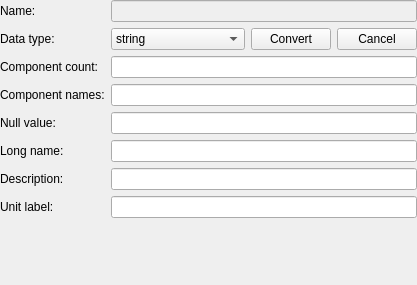
<?xml version="1.0" encoding="UTF-8"?>
<ui version="4.0">
 <class>qCjyxTableColumnPropertiesWidget</class>
 <widget class="qCjyxWidget" name="qCjyxTableColumnPropertiesWidget">
  <property name="geometry">
   <rect>
    <x>0</x>
    <y>0</y>
    <width>384</width>
    <height>285</height>
   </rect>
  </property>
  <property name="sizePolicy">
   <sizepolicy hsizetype="Preferred" vsizetype="Preferred">
    <horstretch>0</horstretch>
    <verstretch>0</verstretch>
   </sizepolicy>
  </property>
  <property name="windowTitle">
   <string>Place markups</string>
  </property>
  <layout class="QFormLayout" name="formLayout_2">
   <property name="fieldGrowthPolicy">
    <enum>QFormLayout::AllNonFixedFieldsGrow</enum>
   </property>
   <property name="leftMargin">
    <number>0</number>
   </property>
   <property name="topMargin">
    <number>0</number>
   </property>
   <property name="rightMargin">
    <number>0</number>
   </property>
   <property name="bottomMargin">
    <number>0</number>
   </property>
   <item row="1" column="0">
    <widget class="QLabel" name="NameLabel">
     <property name="text">
      <string>Name:</string>
     </property>
    </widget>
   </item>
   <item row="1" column="1">
    <widget class="QLineEdit" name="NameLineEdit">
     <property name="enabled">
      <bool>false</bool>
     </property>
     <property name="readOnly">
      <bool>true</bool>
     </property>
    </widget>
   </item>
   <item row="2" column="0">
    <widget class="QLabel" name="DataTypeLabel">
     <property name="text">
      <string>Data type:</string>
     </property>
    </widget>
   </item>
   <item row="2" column="1">
    <layout class="QHBoxLayout" name="horizontalLayout">
     <item>
      <widget class="QComboBox" name="DataTypeComboBox">
       <item>
        <property name="text">
         <string>string</string>
        </property>
       </item>
       <item>
        <property name="text">
         <string>double</string>
        </property>
       </item>
       <item>
        <property name="text">
         <string>int</string>
        </property>
       </item>
       <item>
        <property name="text">
         <string>bit</string>
        </property>
       </item>
       <item>
        <property name="text">
         <string>float</string>
        </property>
       </item>
       <item>
        <property name="text">
         <string>char</string>
        </property>
       </item>
       <item>
        <property name="text">
         <string>signed char</string>
        </property>
       </item>
       <item>
        <property name="text">
         <string>short</string>
        </property>
       </item>
       <item>
        <property name="text">
         <string>long</string>
        </property>
       </item>
       <item>
        <property name="text">
         <string>long long</string>
        </property>
       </item>
       <item>
        <property name="text">
         <string>__int64</string>
        </property>
       </item>
       <item>
        <property name="text">
         <string>idtype</string>
        </property>
       </item>
       <item>
        <property name="text">
         <string>unsigned char</string>
        </property>
       </item>
       <item>
        <property name="text">
         <string>unsigned short</string>
        </property>
       </item>
       <item>
        <property name="text">
         <string>unsigned int</string>
        </property>
       </item>
       <item>
        <property name="text">
         <string>unsigned long</string>
        </property>
       </item>
       <item>
        <property name="text">
         <string>unsigned long long</string>
        </property>
       </item>
       <item>
        <property name="text">
         <string>unsigned __int64</string>
        </property>
       </item>
      </widget>
     </item>
     <item>
      <widget class="QPushButton" name="ApplyTypeChangeButton">
       <property name="text">
        <string>Convert</string>
       </property>
      </widget>
     </item>
     <item>
      <widget class="QPushButton" name="CancelTypeChangeButton">
       <property name="text">
        <string>Cancel</string>
       </property>
      </widget>
     </item>
    </layout>
   </item>
   <item row="5" column="0">
    <widget class="QLabel" name="NullValueLabel">
     <property name="text">
      <string>Null value:</string>
     </property>
    </widget>
   </item>
   <item row="5" column="1">
    <widget class="QLineEdit" name="NullValueLineEdit"/>
   </item>
   <item row="6" column="0">
    <widget class="QLabel" name="LongNameLabel">
     <property name="text">
      <string>Long name:</string>
     </property>
    </widget>
   </item>
   <item row="6" column="1">
    <widget class="QLineEdit" name="LongNameLineEdit"/>
   </item>
   <item row="7" column="0">
    <widget class="QLabel" name="DescriptionLabel">
     <property name="text">
      <string>Description:</string>
     </property>
    </widget>
   </item>
   <item row="7" column="1">
    <widget class="QLineEdit" name="DescriptionLineEdit"/>
   </item>
   <item row="8" column="0">
    <widget class="QLabel" name="UnitLabelLabel">
     <property name="text">
      <string>Unit label:</string>
     </property>
    </widget>
   </item>
   <item row="8" column="1">
    <widget class="QLineEdit" name="UnitLabelLineEdit"/>
   </item>
   <item row="3" column="0">
    <widget class="QLabel" name="ComponentCountLabel">
     <property name="text">
      <string>Component count:</string>
     </property>
    </widget>
   </item>
   <item row="3" column="1">
    <widget class="QLineEdit" name="ComponentCountLineEdit">
     <property name="readOnly">
      <bool>true</bool>
     </property>
    </widget>
   </item>
   <item row="4" column="1">
    <widget class="QLineEdit" name="ComponentNamesLineEdit">
     <property name="readOnly">
      <bool>true</bool>
     </property>
    </widget>
   </item>
   <item row="4" column="0">
    <widget class="QLabel" name="ComponentNamesLabel">
     <property name="text">
      <string>Component names:</string>
     </property>
    </widget>
   </item>
  </layout>
  <action name="ActionPersistent">
   <property name="checkable">
    <bool>true</bool>
   </property>
   <property name="text">
    <string>Place multiple control points</string>
   </property>
   <property name="toolTip">
    <string>Place multiple control points</string>
   </property>
  </action>
  <action name="ActionDeleteAll">
   <property name="icon">
    <iconset>
     <normaloff>:/Icons/MarkupsDeleteAllRows.png</normaloff>:/Icons/MarkupsDeleteAllRows.png</iconset>
   </property>
   <property name="text">
    <string>Delete all control points</string>
   </property>
   <property name="toolTip">
    <string>Delete all control points in the list</string>
   </property>
  </action>
  <action name="ActionVisibility">
   <property name="icon">
    <iconset resource="../../../../../../Base/QTGUI/Resources/qCjyxBaseQTGUI.qrc">
     <normaloff>:/Icons/Small/CjyxInvisible.png</normaloff>
     <normalon>:/Icons/Small/CjyxVisible.png</normalon>:/Icons/Small/CjyxInvisible.png</iconset>
   </property>
   <property name="text">
    <string>Visibility</string>
   </property>
   <property name="toolTip">
    <string>Toggle control point visibility</string>
   </property>
  </action>
  <action name="ActionLocked">
   <property name="icon">
    <iconset resource="../../../../../../Base/QTGUI/Resources/qCjyxBaseQTGUI.qrc">
     <normaloff>:/Icons/Small/CjyxUnlock.png</normaloff>
     <normalon>:/Icons/Small/CjyxLock.png</normalon>:/Icons/Small/CjyxUnlock.png</iconset>
   </property>
   <property name="text">
    <string>Locked</string>
   </property>
   <property name="toolTip">
    <string>Toggle control point positions lock</string>
   </property>
  </action>
 </widget>
 <customwidgets>
  <customwidget>
   <class>qCjyxWidget</class>
   <extends>QWidget</extends>
   <header>qCjyxWidget.h</header>
   <container>1</container>
  </customwidget>
 </customwidgets>
 <resources>
  <include location="../../../../../../Libs/DMML/Widgets/Resources/qDMMLWidgets.qrc"/>
  <include location="../../../Resources/qCjyxTablesModule.qrc"/>
  <include location="../../../../../../Base/QTGUI/Resources/qCjyxBaseQTGUI.qrc"/>
 </resources>
 <connections/>
</ui>
